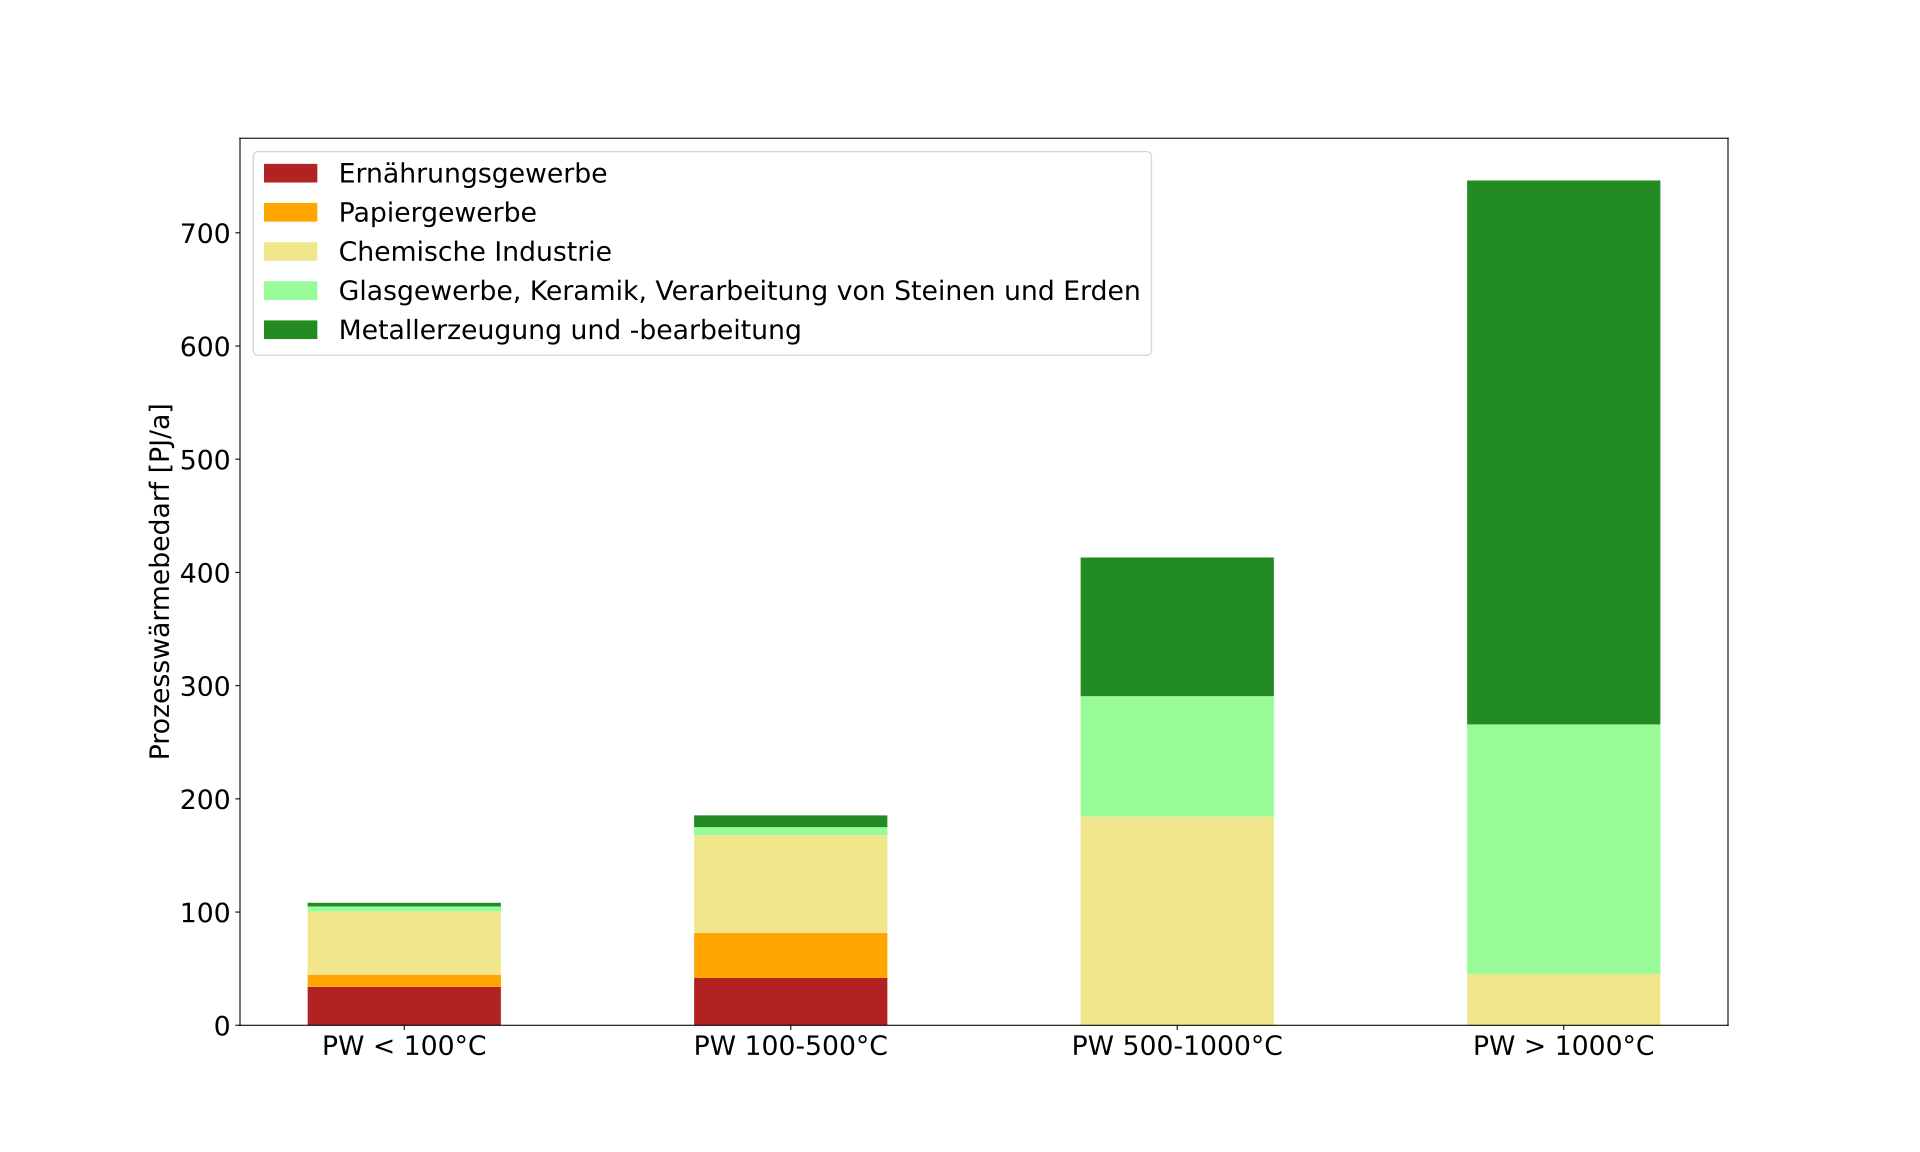

Here is the Python script that generated this plot:



import matplotlib.pyplot as plt
import numpy as np

# data from https://allisonhorst.github.io/palmerpenguins/

sector = ["PW < 100°C", "PW 100-500°C","PW 500-1000°C","PW > 1000°C"]

Ernährung = np.array([34, 41.8, 0, 0])
Papier = np.array([10.8, 39.8, 0, 0])
Chemie = np.array([55.5, 86.3, 184.3, 45.4])
Glas = np.array([4.6, 7.1, 106.4, 220.3])
Metall = np.array([3.3, 10.4, 122.5, 480.5])

width = 0.5

plt.rc('font', **{'size': 20})
plt.rcParams["figure.figsize"] = (20, 12)

plt.bar(sector, Ernährung, width, color='firebrick', label='Ernährungsgewerbe')
plt.bar(sector, Papier, width, bottom=Ernährung, color='orange', label='Papiergewerbe')
plt.bar(sector, Chemie, width, bottom=Ernährung+Papier, color='khaki', label='Chemische Industrie')
plt.bar(sector, Glas, width, bottom=Ernährung+Papier+Chemie, color='palegreen', label='Glasgewerbe, Keramik, Verarbeitung von Steinen und Erden')
plt.bar(sector, Metall, width, bottom=Ernährung+Papier+Chemie+Glas, color='forestgreen', label='Metallerzeugung und -bearbeitung')

plt.legend(loc="upper left")
plt.ylabel('Prozesswärmebedarf [PJ/a]')
plt.savefig('Prozesswärme Grafik.svg')
plt.show()
